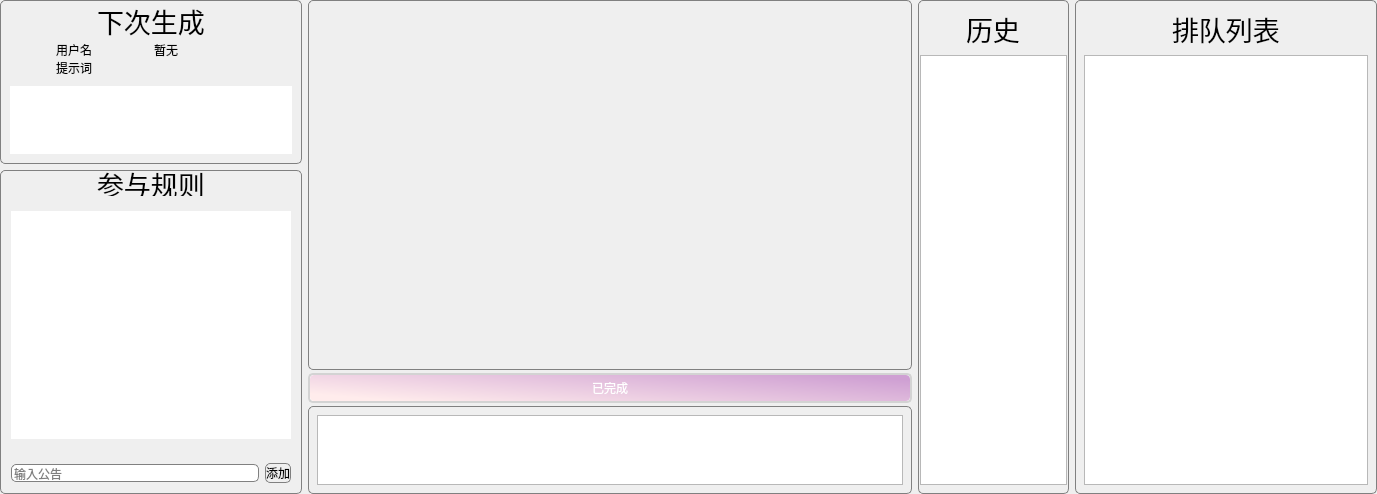
               <widget class="QWidget" name="mainContainer" native="true">
                <property name="sizePolicy">
                 <sizepolicy hsizetype="MinimumExpanding" vsizetype="MinimumExpanding">
                  <horstretch>0</horstretch>
                  <verstretch>19</verstretch>
                 </sizepolicy>
                </property>
                <layout class="QHBoxLayout" name="horizontalLayout_12">
                 <property name="spacing">
                  <number>-1</number>
                 </property>
                 <property name="leftMargin">
                  <number>0</number>
                 </property>
                 <property name="topMargin">
                  <number>0</number>
                 </property>
                 <property name="rightMargin">
                  <number>0</number>
                 </property>
                 <property name="bottomMargin">
                  <number>0</number>
                 </property>
                 <item>
                  <layout class="QHBoxLayout" name="horizontalLayout_11">
                   <item>
                    <widget class="QWidget" name="leftContainer" native="true">
                     <property name="sizePolicy">
                      <sizepolicy hsizetype="Preferred" vsizetype="Preferred">
                       <horstretch>2</horstretch>
                       <verstretch>0</verstretch>
                      </sizepolicy>
                     </property>
                     <property name="minimumSize">
                      <size>
                       <width>0</width>
                       <height>0</height>
                      </size>
                     </property>
                     <property name="maximumSize">
                      <size>
                       <width>16777215</width>
                       <height>16777215</height>
                      </size>
                     </property>
                     <property name="styleSheet">
                      <string notr="true">
border-radius: 5px;</string>
                     </property>
                     <layout class="QVBoxLayout" name="verticalLayout_8">
                      <property name="leftMargin">
                       <number>0</number>
                      </property>
                      <property name="topMargin">
                       <number>0</number>
                      </property>
                      <property name="rightMargin">
                       <number>0</number>
                      </property>
                      <property name="bottomMargin">
                       <number>0</number>
                      </property>
                      <item>
                       <layout class="QVBoxLayout" name="verticalLayout_7">
                        <item>
                         <widget class="QWidget" name="nextGenerate" native="true">
                          <property name="sizePolicy">
                           <sizepolicy hsizetype="Preferred" vsizetype="Preferred">
                            <horstretch>0</horstretch>
                            <verstretch>1</verstretch>
                           </sizepolicy>
                          </property>
                          <property name="minimumSize">
                           <size>
                            <width>0</width>
                            <height>0</height>
                           </size>
                          </property>
                          <property name="maximumSize">
                           <size>
                            <width>16777215</width>
                            <height>200</height>
                           </size>
                          </property>
                          <property name="styleSheet">
                           <string notr="true"> #nextGenerate{
border: 1px solid gray;
border-radius: 5px;
}</string>
                          </property>
                          <layout class="QVBoxLayout" name="verticalLayout_10">
                           <property name="leftMargin">
                            <number>1</number>
                           </property>
                           <property name="topMargin">
                            <number>1</number>
                           </property>
                           <property name="rightMargin">
                            <number>1</number>
                           </property>
                           <property name="bottomMargin">
                            <number>1</number>
                           </property>
                           <item>
                            <layout class="QVBoxLayout" name="verticalLayout_9">
                             <property name="spacing">
                              <number>0</number>
                             </property>
                             <item>
                              <widget class="QWidget" name="widget" native="true">
                               <property name="sizePolicy">
                                <sizepolicy hsizetype="Preferred" vsizetype="Preferred">
                                 <horstretch>0</horstretch>
                                 <verstretch>1</verstretch>
                                </sizepolicy>
                               </property>
                               <layout class="QHBoxLayout" name="horizontalLayout_2">
                                <property name="leftMargin">
                                 <number>0</number>
                                </property>
                                <property name="topMargin">
                                 <number>0</number>
                                </property>
                                <property name="rightMargin">
                                 <number>0</number>
                                </property>
                                <property name="bottomMargin">
                                 <number>0</number>
                                </property>
                                <item>
                                 <layout class="QVBoxLayout" name="verticalLayout_23">
                                  <item alignment="Qt::AlignHCenter">
                                   <widget class="QLabel" name="label">
                                    <property name="font">
                                     <font>
                                      <pointsize>20</pointsize>
                                     </font>
                                    </property>
                                    <property name="text">
                                     <string>下次生成</string>
                                    </property>
                                   </widget>
                                  </item>
                                 </layout>
                                </item>
                               </layout>
                              </widget>
                             </item>
                             <item>
                              <widget class="QWidget" name="widget_3" native="true">
                               <property name="sizePolicy">
                                <sizepolicy hsizetype="Preferred" vsizetype="Preferred">
                                 <horstretch>0</horstretch>
                                 <verstretch>1</verstretch>
                                </sizepolicy>
                               </property>
                               <layout class="QVBoxLayout" name="verticalLayout_25">
                                <property name="spacing">
                                 <number>0</number>
                                </property>
                                <property name="leftMargin">
                                 <number>0</number>
                                </property>
                                <property name="topMargin">
                                 <number>0</number>
                                </property>
                                <property name="rightMargin">
                                 <number>0</number>
                                </property>
                                <property name="bottomMargin">
                                 <number>0</number>
                                </property>
                                <item>
                                 <layout class="QVBoxLayout" name="verticalLayout_24">
                                  <property name="spacing">
                                   <number>0</number>
                                  </property>
                                  <item>
                                   <widget class="QWidget" name="widget_5" native="true">
                                    <layout class="QHBoxLayout" name="horizontalLayout_16">
                                     <property name="leftMargin">
                                      <number>0</number>
                                     </property>
                                     <property name="topMargin">
                                      <number>0</number>
                                     </property>
                                     <property name="rightMargin">
                                      <number>0</number>
                                     </property>
                                     <property name="bottomMargin">
                                      <number>0</number>
                                     </property>
                                     <item>
                                      <layout class="QHBoxLayout" name="horizontalLayout_15">
                                       <item alignment="Qt::AlignHCenter">
                                        <widget class="QLabel" name="label_3">
                                         <property name="text">
                                          <string>用户名</string>
                                         </property>
                                        </widget>
                                       </item>
                                       <item>
                                        <widget class="QLabel" name="nextUser">
                                         <property name="text">
                                          <string>暂无</string>
                                         </property>
                                         <property name="openExternalLinks">
                                          <bool>false</bool>
                                         </property>
                                        </widget>
                                       </item>
                                      </layout>
                                     </item>
                                    </layout>
                                   </widget>
                                  </item>
                                  <item>
                                   <widget class="QWidget" name="widget_7" native="true">
                                    <layout class="QHBoxLayout" name="horizontalLayout_18">
                                     <property name="leftMargin">
                                      <number>0</number>
                                     </property>
                                     <property name="topMargin">
                                      <number>0</number>
                                     </property>
                                     <property name="rightMargin">
                                      <number>0</number>
                                     </property>
                                     <property name="bottomMargin">
                                      <number>0</number>
                                     </property>
                                     <item>
                                      <layout class="QHBoxLayout" name="horizontalLayout_17">
                                       <item alignment="Qt::AlignHCenter">
                                        <widget class="QLabel" name="label_5">
                                         <property name="text">
                                          <string>提示词</string>
                                         </property>
                                        </widget>
                                       </item>
                                       <item>
                                        <widget class="QLabel" name="label_2">
                                         <property name="text">
                                          <string/>
                                         </property>
                                        </widget>
                                       </item>
                                      </layout>
                                     </item>
                                    </layout>
                                   </widget>
                                  </item>
                                 </layout>
                                </item>
                               </layout>
                              </widget>
                             </item>
                             <item>
                              <widget class="QWidget" name="widget_2" native="true">
                               <property name="sizePolicy">
                                <sizepolicy hsizetype="Preferred" vsizetype="Preferred">
                                 <horstretch>0</horstretch>
                                 <verstretch>2</verstretch>
                                </sizepolicy>
                               </property>
                               <layout class="QVBoxLayout" name="verticalLayout_27">
                                <item>
                                 <layout class="QVBoxLayout" name="verticalLayout_26">
                                  <item>
                                   <widget class="QTextBrowser" name="textBrowser">
                                    <property name="html">
                                     <string>&lt;!DOCTYPE HTML PUBLIC &quot;-//W3C//DTD HTML 4.0//EN&quot; &quot;http://www.w3.org/TR/REC-html40/strict.dtd&quot;&gt;
&lt;html&gt;&lt;head&gt;&lt;meta name=&quot;qrichtext&quot; content=&quot;1&quot; /&gt;&lt;meta charset=&quot;utf-8&quot; /&gt;&lt;style type=&quot;text/css&quot;&gt;
p, li { white-space: pre-wrap; }
hr { height: 1px; border-width: 0; }
li.unchecked::marker { content: &quot;\2610&quot;; }
li.checked::marker { content: &quot;\2612&quot;; }
&lt;/style&gt;&lt;/head&gt;&lt;body style=&quot; font-family:'.AppleSystemUIFont'; font-size:13pt; font-weight:400; font-style:normal;&quot;&gt;
&lt;p style=&quot;-qt-paragraph-type:empty; margin-top:0px; margin-bottom:0px; margin-left:0px; margin-right:0px; -qt-block-indent:0; text-indent:0px;&quot;&gt;&lt;br /&gt;&lt;/p&gt;&lt;/body&gt;&lt;/html&gt;</string>
                                    </property>
                                   </widget>
                                  </item>
                                 </layout>
                                </item>
                               </layout>
                              </widget>
                             </item>
                            </layout>
                           </item>
                          </layout>
                         </widget>
                        </item>
                        <item>
                         <widget class="QWidget" name="rule" native="true">
                          <property name="sizePolicy">
                           <sizepolicy hsizetype="Preferred" vsizetype="Preferred">
                            <horstretch>0</horstretch>
                            <verstretch>2</verstretch>
                           </sizepolicy>
                          </property>
                          <property name="styleSheet">
                           <string notr="true">#rule{
border: 1px solid gray;
border-radius: 5px;
}</string>
                          </property>
                          <layout class="QVBoxLayout" name="verticalLayout_14">
                           <property name="leftMargin">
                            <number>0</number>
                           </property>
                           <property name="topMargin">
                            <number>0</number>
                           </property>
                           <property name="rightMargin">
                            <number>0</number>
                           </property>
                           <property name="bottomMargin">
                            <number>0</number>
                           </property>
                           <item>
                            <layout class="QVBoxLayout" name="verticalLayout_13">
                             <property name="leftMargin">
                              <number>2</number>
                             </property>
                             <property name="topMargin">
                              <number>2</number>
                             </property>
                             <property name="rightMargin">
                              <number>2</number>
                             </property>
                             <property name="bottomMargin">
                              <number>2</number>
                             </property>
                             <item alignment="Qt::AlignHCenter">
                              <widget class="QLabel" name="label_6">
                               <property name="maximumSize">
                                <size>
                                 <width>16777215</width>
                                 <height>24</height>
                                </size>
                               </property>
                               <property name="font">
                                <font>
                                 <pointsize>20</pointsize>
                                </font>
                               </property>
                               <property name="text">
                                <string>参与规则</string>
                               </property>
                              </widget>
                             </item>
                             <item>
                              <widget class="QWidget" name="widget_9" native="true">
                               <layout class="QVBoxLayout" name="verticalLayout_12">
                                <item>
                                 <layout class="QVBoxLayout" name="verticalLayout_11">
                                  <item>
                                   <widget class="QListWidget" name="partRule">
                                    <property name="styleSheet">
                                     <string notr="true">#partRule {
line-height: 30px;
}</string>
                                    </property>
                                    <property name="wordWrap">
                                     <bool>true</bool>
                                    </property>
                                   </widget>
                                  </item>
                                 </layout>
                                </item>
                               </layout>
                              </widget>
                             </item>
                             <item>
                              <widget class="QWidget" name="widget_8" native="true">
                               <property name="sizePolicy">
                                <sizepolicy hsizetype="Preferred" vsizetype="Preferred">
                                 <horstretch>0</horstretch>
                                 <verstretch>0</verstretch>
                                </sizepolicy>
                               </property>
                               <layout class="QHBoxLayout" name="horizontalLayout_20">
                                <item>
                                 <layout class="QHBoxLayout" name="horizontalLayout_19">
                                  <item>
                                   <widget class="QLineEdit" name="lineEdit">
                                    <property name="styleSheet">
                                     <string notr="true">border: 1px solid gray;</string>
                                    </property>
                                    <property name="placeholderText">
                                     <string>输入公告</string>
                                    </property>
                                   </widget>
                                  </item>
                                  <item>
                                   <widget class="QPushButton" name="pushButton">
                                    <property name="styleSheet">
                                     <string notr="true">border: 1px solid gray;</string>
                                    </property>
                                    <property name="text">
                                     <string>添加</string>
                                    </property>
                                   </widget>
                                  </item>
                                 </layout>
                                </item>
                               </layout>
                              </widget>
                             </item>
                            </layout>
                           </item>
                          </layout>
                         </widget>
                        </item>
                       </layout>
                      </item>
                     </layout>
                    </widget>
                   </item>
                   <item>
                    <widget class="QWidget" name="centerContainer" native="true">
                     <property name="sizePolicy">
                      <sizepolicy hsizetype="Preferred" vsizetype="Preferred">
                       <horstretch>4</horstretch>
                       <verstretch>0</verstretch>
                      </sizepolicy>
                     </property>
                     <property name="styleSheet">
                      <string notr="true"/>
                     </property>
                     <layout class="QVBoxLayout" name="verticalLayout_6">
                      <property name="spacing">
                       <number>3</number>
                      </property>
                      <property name="leftMargin">
                       <number>0</number>
                      </property>
                      <property name="topMargin">
                       <number>0</number>
                      </property>
                      <property name="rightMargin">
                       <number>0</number>
                      </property>
                      <property name="bottomMargin">
                       <number>0</number>
                      </property>
                      <item>
                       <layout class="QVBoxLayout" name="verticalLayout_15">
                        <property name="spacing">
                         <number>-1</number>
                        </property>
                        <property name="bottomMargin">
                         <number>0</number>
                        </property>
                        <item>
                         <widget class="QWidget" name="imagePreview" native="true">
                          <property name="sizePolicy">
                           <sizepolicy hsizetype="MinimumExpanding" vsizetype="MinimumExpanding">
                            <horstretch>0</horstretch>
                            <verstretch>5</verstretch>
                           </sizepolicy>
                          </property>
                          <property name="minimumSize">
                           <size>
                            <width>0</width>
                            <height>0</height>
                           </size>
                          </property>
                          <property name="maximumSize">
                           <size>
                            <width>16777215</width>
                            <height>16777215</height>
                           </size>
                          </property>
                          <property name="sizeIncrement">
                           <size>
                            <width>1</width>
                            <height>1</height>
                           </size>
                          </property>
                          <property name="styleSheet">
                           <string notr="true">#imagePreview{
border: 1px solid gray;

border-radius: 5px;
}
</string>
                          </property>
                          <layout class="QVBoxLayout" name="verticalLayout_22">
                           <item>
                            <widget class="QLabel" name="image">
                             <property name="sizePolicy">
                              <sizepolicy hsizetype="MinimumExpanding" vsizetype="MinimumExpanding">
                               <horstretch>1</horstretch>
                               <verstretch>1</verstretch>
                              </sizepolicy>
                             </property>
                             <property name="styleSheet">
                              <string notr="true">#image{
image: url(:/images/images/default.png);
             border-radius: 10px;
}</string>
                             </property>
                             <property name="text">
                              <string/>
                             </property>
                             <property name="alignment">
                              <set>Qt::AlignCenter</set>
                             </property>
                            </widget>
                           </item>
                          </layout>
                         </widget>
                        </item>
                        <item>
                         <widget class="QProgressBar" name="progressBar">
                          <property name="sizePolicy">
                           <sizepolicy hsizetype="Expanding" vsizetype="Fixed">
                            <horstretch>0</horstretch>
                            <verstretch>1</verstretch>
                           </sizepolicy>
                          </property>
                          <property name="minimumSize">
                           <size>
                            <width>547</width>
                            <height>30</height>
                           </size>
                          </property>
                          <property name="maximumSize">
                           <size>
                            <width>16777215</width>
                            <height>16777215</height>
                           </size>
                          </property>
                          <property name="styleSheet">
                           <string notr="true">QProgressBar {
            border: 2px solid lightgray;
            border-radius: 5px;
            text-align: center;
            color: white;
        }

QProgressBar::chunk {
	background-color: qlineargradient(spread:pad, x1:1, y1:0.21, x2:0, y2:0.722, stop:0 rgba(207, 160, 211, 255), stop:1 rgba(255, 236, 236, 255));
            border-radius: 4px;
        }</string>
                          </property>
                          <property name="value">
                           <number>100</number>
                          </property>
                          <property name="format">
                           <string>已完成</string>
                          </property>
                         </widget>
                        </item>
                        <item>
                         <widget class="QWidget" name="previewUserInfo" native="true">
                          <property name="sizePolicy">
                           <sizepolicy hsizetype="Preferred" vsizetype="Preferred">
                            <horstretch>0</horstretch>
                            <verstretch>1</verstretch>
                           </sizepolicy>
                          </property>
                          <property name="minimumSize">
                           <size>
                            <width>100</width>
                            <height>0</height>
                           </size>
                          </property>
                          <property name="maximumSize">
                           <size>
                            <width>16777215</width>
                            <height>140</height>
                           </size>
                          </property>
                          <property name="styleSheet">
                           <string notr="true">#previewUserInfo{
border-radius: 5px;
border: 1px solid gray;
}</string>
                          </property>
                          <layout class="QVBoxLayout" name="verticalLayout_18">
                           <item>
                            <layout class="QVBoxLayout" name="verticalLayout_17">
                             <item>
                              <widget class="QListWidget" name="previewInfo"/>
                             </item>
                            </layout>
                           </item>
                          </layout>
                         </widget>
                        </item>
                       </layout>
                      </item>
                     </layout>
                    </widget>
                   </item>
                   <item>
                    <widget class="QWidget" name="generateHistory" native="true">
                     <property name="sizePolicy">
                      <sizepolicy hsizetype="Preferred" vsizetype="Preferred">
                       <horstretch>1</horstretch>
                       <verstretch>0</verstretch>
                      </sizepolicy>
                     </property>
                     <property name="minimumSize">
                      <size>
                       <width>0</width>
                       <height>0</height>
                      </size>
                     </property>
                     <property name="styleSheet">
                      <string notr="true">#generateHistory{
border: 1px solid gray;
border-radius: 5px;
}</string>
                     </property>
                     <layout class="QVBoxLayout" name="verticalLayout_21">
                      <property name="leftMargin">
                       <number>2</number>
                      </property>
                      <property name="rightMargin">
                       <number>2</number>
                      </property>
                      <item>
                       <layout class="QVBoxLayout" name="verticalLayout_20">
                        <item alignment="Qt::AlignHCenter">
                         <widget class="QLabel" name="label_8">
                          <property name="font">
                           <font>
                            <pointsize>20</pointsize>
                           </font>
                          </property>
                          <property name="text">
                           <string>历史</string>
                          </property>
                         </widget>
                        </item>
                        <item>
                         <widget class="QListWidget" name="historyList"/>
                        </item>
                       </layout>
                      </item>
                     </layout>
                    </widget>
                   </item>
                   <item>
                    <widget class="QWidget" name="rightContainer" native="true">
                     <property name="sizePolicy">
                      <sizepolicy hsizetype="Expanding" vsizetype="Preferred">
                       <horstretch>2</horstretch>
                       <verstretch>0</verstretch>
                      </sizepolicy>
                     </property>
                     <property name="minimumSize">
                      <size>
                       <width>0</width>
                       <height>0</height>
                      </size>
                     </property>
                     <property name="maximumSize">
                      <size>
                       <width>16777215</width>
                       <height>16777215</height>
                      </size>
                     </property>
                     <property name="styleSheet">
                      <string notr="true">#rightContainer{
border: 1px solid gray;
border-radius: 5px;
}</string>
                     </property>
                     <layout class="QVBoxLayout" name="verticalLayout_16">
                      <item>
                       <layout class="QVBoxLayout" name="verticalLayout_19">
                        <item alignment="Qt::AlignHCenter|Qt::AlignBottom">
                         <widget class="QLabel" name="label_7">
                          <property name="font">
                           <font>
                            <pointsize>20</pointsize>
                           </font>
                          </property>
                          <property name="text">
                           <string>排队列表</string>
                          </property>
                         </widget>
                        </item>
                        <item>
                         <widget class="QListWidget" name="rankScoreList">
                          <property name="styleSheet">
                           <string notr="true">#rankScoreList:item{
    height: 40px;
            margin: 5px 5px 5px 5px;
            background-color: white;
            border-radius: 6px;
}</string>
                          </property>
                         </widget>
                        </item>
                       </layout>
                      </item>
                     </layout>
                    </widget>
                   </item>
                  </layout>
                 </item>
                </layout>
               </widget>
